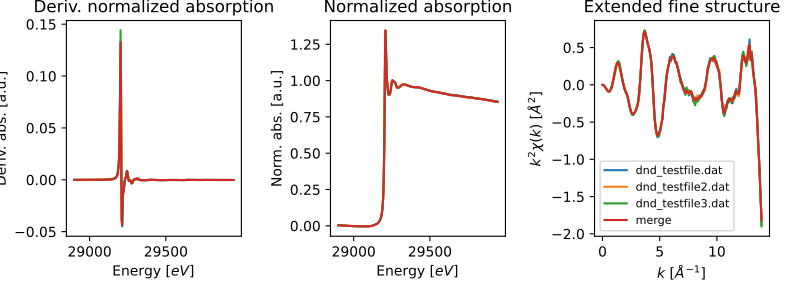

Here is the Python script that generated this plot:
import matplotlib.pyplot as plt
from araucaria import Collection
from araucaria.testdata import get_testpath
from araucaria.io import read_dnd
from araucaria.xas import merge
from araucaria.plot import fig_merge
collection = Collection()
files = ['dnd_testfile.dat' , 'dnd_testfile2.dat', 'dnd_testfile3.dat']
for file in files:
    fpath = get_testpath(file)
    group_mu = read_dnd(fpath, scan='mu')  # extracting mu and mu_ref scans
    collection.add_group(group_mu)         # adding group to collection
report, merge = merge(collection)
fig, ax = fig_merge(merge, collection)
leg     = ax[2].legend(fontsize=8)
plt.show(block=False)
